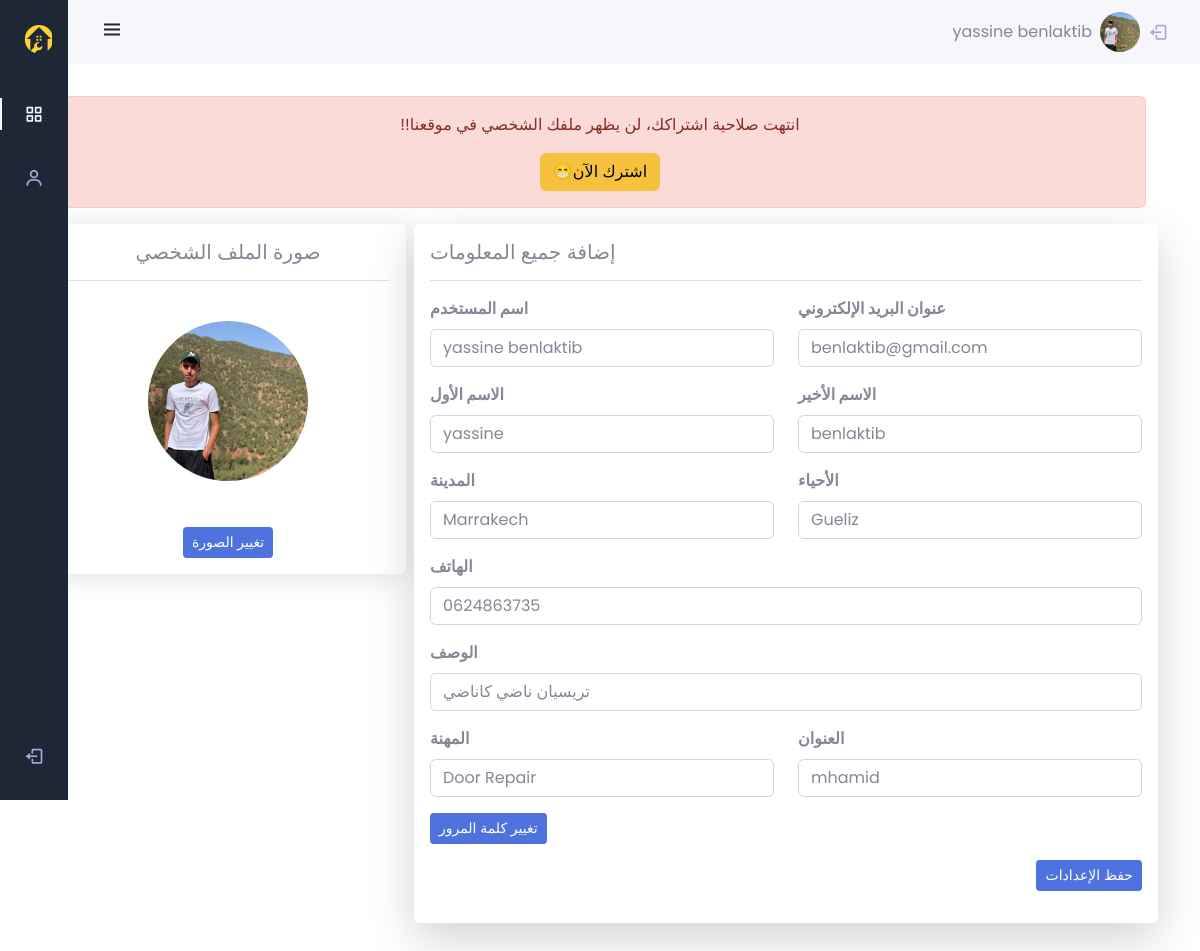
Page /pages/dashboardUser (signed in) on the committed database.
### tables this page shows
CREATE TABLE `techniciens` (
  `Id_tech` int(11) NOT NULL,
  `nom` varchar(100) NOT NULL,
  `prenom` varchar(100) NOT NULL,
  `email` varchar(100) NOT NULL,
  `phone` varchar(100) NOT NULL,
  `Fk_cat` int(100) NOT NULL,
  `adresse` varchar(100) NOT NULL,
  `id_ville` int(100) NOT NULL,
  `secteur` varchar(255) NOT NULL,
  `img` varchar(100) NOT NULL,
  `password` varchar(100) NOT NULL,
  `description` text NOT NULL,
  `feedback` int(11) NOT NULL
);

CREATE TABLE `logo` (
  `id` int(11) NOT NULL,
  `logo_src` varchar(255) DEFAULT NULL
);

CREATE TABLE `villes` (
  `id_ville` int(11) NOT NULL,
  `nom_ville` varchar(255) DEFAULT NULL
);

CREATE TABLE `categories` (
  `id_cat` int(11) NOT NULL,
  `nom` varchar(100) NOT NULL,
  `description` varchar(100) NOT NULL,
  `img` varchar(255) DEFAULT NULL
);

### app/libraries/Core.php (called while the page is built, shortened)
<?php
  class Core {
    protected $currentMethod = 'index';
    public function __construct(){
      $url = $this->getUrl();
      $this->currentController = new $this->currentController;
      if(isset($url[1])){
        if(method_exists($this->currentController, $url[1])){
          $this->currentMethod = $url[1];
          unset($url[1]);
        }
        else{
          echo 'Method does not exist';
        }
      }
      $this->params = $url ? array_values($url) : [];
      call_user_func_array([$this->currentController, $this->currentMethod], $this->params);
    }
    public function getUrl(){
      if(isset($_GET['url'])){
        $url = rtrim($_GET['url'], '/');
        $url = filter_var($url, FILTER_SANITIZE_URL);
        $url = explode('/', $url);
        return $url;
      }
    }
  }

### public/index.php (called while the page is built, shortened)
<?php
  $init = new Core;
  ?>

### app/libraries/Database.php (called while the page is built, shortened)
<?php
class Database
{
  private $host = DB_HOST;
  private $user = DB_USER;
  private $pass = DB_PASS;
  private $dbname = DB_NAME;
  private $dbh;
  private $stmt;
  public function __construct()
  {
    $dsn = 'mysql:host=' . $this->host . ';dbname=' . $this->dbname;
    $options = array(
      PDO::ATTR_PERSISTENT => true,
      PDO::ATTR_ERRMODE => PDO::ERRMODE_EXCEPTION
    );
    try {
      $this->dbh = new PDO($dsn, $this->user, $this->pass, $options);
    } catch (PDOException $e) {
      $this->error = $e->getMessage();
      echo $this->error;
    }
  }
  public function query($sql)
  {
    $this->stmt = $this->dbh->prepare($sql);
  }
  public function bind($param, $value, $type = null)
  {
    if (is_null($type)) {
      switch (true) {
        case is_int($value):
          $type = PDO::PARAM_INT;
          break;
      }
    }
    $this->stmt->bindValue($param, $value, $type);
  }
  public function execute()
  {
    return $this->stmt->execute();
  }
  public function resultSet()
  {
    $this->execute();
    return $this->stmt->fetchAll(PDO::FETCH_OBJ);
  }
  public function single()
  {
    $this->execute();
    return $this->stmt->fetch(PDO::FETCH_OBJ);
  }
}

### app/models/technicien.php (called while the page is built, shortened)
<?php
class Technicien
{
    private $db;
    public function __construct()
    {
        $this->db = new Database;
    }
    public function getAllCity()
    {
        $this->db->query("SELECT * FROM villes;");
        return $this->db->resultSet();
    }
    public function getTech($id_tech)
    {
        $this->db->query("SELECT t.Id_tech, t.nom, t.prenom, t.email, t.phone, c.nom metier, t.adresse, v.nom_ville ville, t.secteur, t.img, t.password, t.feedback,t.description
        FROM techniciens t
        JOIN categories c ON t.Fk_cat = c.id_cat
        JOIN villes v ON t.id_ville = v.id_ville WHERE id_tech = :id_tech");
        $this->db->bind(':id_tech', $id_tech);
        return $this->db->single();
    }
    public function getVille($id_tech)
    {
        $sql = "SELECT techniciens.id_ville, villes.nom_ville
        FROM techniciens
        JOIN villes ON techniciens.id_ville = villes.id_ville
        WHERE techniciens.Id_tech = :id_tech";
        $this->db->query($sql);
        $this->db->bind(':id_tech', $id_tech);
        return $this->db->single();
    }
    public function getMetier($id_tech)
    {
        $sql = "SELECT techniciens.Fk_cat, categories.nom
        FROM techniciens
        JOIN categories ON techniciens.Fk_cat = categories.id_cat
        WHERE techniciens.Id_tech = :id_tech";
        $this->db->query($sql);
        $this->db->bind(':id_tech', $id_tech);
        return $this->db->single();
    }
    public function IsSubscribed($id)
    {
        $this->db->query("SELECT date_expiration FROM abonnement WHERE id_tech = :id");
        $this->db->bind(":id", $id);
        return $this->db->resultSet();
    }
}

### app/models/Admin.php (called while the page is built, shortened)
<?php
class Admin
{
    private $db;
    public function __construct()
    {
        $this->db = new Database;
    }
    public function getlogo()
    {
        $this->db->query("SELECT * FROM logo");
        return $this->db->resultSet();
    }
}

### app/views/pages/dashboardUser.php (the view, shortened to what this page needs)
<?php include_once APPROOT . '/views/inc/head.php'; ?>
<body id="body-pd">
  <?php include_once APPROOT . '/views/inc/dashboard/navbar.php'; ?>
  <?php include_once APPROOT . '/views/inc/dashboard/sidebaruser.php';
  ?>
  <form class="g-3 needs-validation" method="POST" action="<?php echo URLROOT . '/TechController/updateTech/' . $data[1]->Id_tech; ?>" enctype="multipart/form-data" novalidate>
    <div class="mt-7 container">
      <?php if ($data[6] == false) {
        echo "<div class='alert alert-danger' role='alert'>
        <p class='text-center'>
      !!انتهت صلاحية اشتراكك، لن يظهر ملفك الشخصي في موقعنا
      </p>
      <p class='text-center  mb-0'><a class='btn btn-warning' href='".URLROOT."/pages/payement'>😁اشترك الآن</a></p>
    </div>";
      } ?>
      <div class="row gap-lg-2">
        <div class="img ms-2 card-body text-center shadow col-12 col-lg-3 bg-body rounded h-50                                                 ">
          <h5>صورة الملف الشخصي</h5>
          <hr>
          <div class="d-flex flex-column justify-content-center">
            <label for="img"><img class="rounded-circle mb-3 mt-4" src="<?php echo URLROOT ?>/public/upload/<?php echo $data[1]->img; ?>" width="160" height="160"></label>
            <div>
              <label for="img" class="btn btn-primary btn-sm"> تغيير الصورة</label>
            </div>
          </div>
        </div>
        <div class="categories col-12 col-lg-8 shadow-lg p-3 mb-5 bg-body rounded">
          <h5>إضافة جميع المعلومات</h5>
          <hr>
          <div class="row">
            <div class="col">
              <div class="mb-3"><label class="form-label" for="username"><strong>اسم المستخدم</strong></label><input class="form-control" type="text" id="username" placeholder="اسم المستخدم" name="username" value="<?php echo $data[1]->nom . ' ' . $data[1]->prenom  ?>" required></div>
            </div>
            <div class="col">
              <div class="mb-3"><label class="form-label" for="email"><strong>عنوان البريد الإلكتروني</strong></label><input class="form-control" type="email" id="email" placeholder="عنوان البريد الإلكتروني" name="email" value="<?php echo $data[1]->email; ?>" required></div>
            </div>
          </div>
          <div class="row">
            <div class="col">
              <div class="mb-3"><label class="form-label" for="first_name"><strong>الاسم الأول</strong></label><input class="form-control" type="text" id="first_name" placeholder="الاسم الأول" name="nom" value="<?php echo $data[1]->nom; ?>" required></div>
            </div>
            <div class="col">
              <div class="mb-3"><label class="form-label" for="last_name"><strong>الاسم الأخير</strong></label><input class="form-control" type="text" id="last_name" placeholder="الاسم الأخير" name="prenom" value="<?php echo $data[1]->prenom; ?>" required></div>
            </div>
          </div>
          <div class="row">
            <div class="col">
              <label class="form-label" for="city"><strong>المدينة</strong></label>
              <select class="form-control select-city" name="ville" id="nom_ville" required>
                <option selected value="<?php echo $data[4]->id_ville ?>"><?php echo $data[4]->nom_ville ?></option>
              </select>
            </div>
            <div class="col">
              <div class="mb-3">
                <label class="form-label" for=""><strong>الأحياء </strong></label>
                <select class="form-control" name="secteur" id="secteurs" required>
                  <option value="<?php echo $data[1]->secteur ?>"><?php echo $data[1]->secteur ?></option>
                </select>
              </div>
            </div>
          </div>
          <div class="row">
            <div class="col">
              <div class="mb-3">
                <label class="form-label" for="last_name"><strong>الهاتف</strong></label><input class="form-control" type="text" id="last_name" placeholder="Phone" name="phone" value="<?php echo $data[1]->phone; ?>" required>
              </div>
            </div>
          </div>
          <div class="row">
            <div class="col">
              <div class="mb-3">
                <label class="form-label" for="last_name"><strong>الوصف</strong></label><input class="form-control" type="text" id="last_name" placeholder="Description" name="description" value="<?php echo $data[1]->description; ?>" required>
              </div>
            </div>
          </div>
          <div class="row">
            <div class="col">
              <div class="mb-3">
                <label class="form-label" for="metier"><strong>المهنة</strong></label>
                <select class="form-control" name="job" id="metier" required>
                  <option selected value="<?php echo $data[5]->Fk_cat ?>"><?php echo $data[5]->nom ?></option>
                </select>
              </div>
            </div>
            <div class="col">
              <div class="mb-3"><label class="form-label" for="last_name"><strong>العنوان</strong></label><input class="form-control" type="text" id="last_name" placeholder="Adresse" name="adresse" value="<?php echo $data[1]->adresse; ?>" required></div>
            </div>
          </div>
          <div class="row">
            <p>
              <button class="btn btn-primary btn-sm" type="button" data-bs-toggle="collapse" data-bs-target="#collapseExample" aria-expanded="false" aria-controls="collapseExample">
              تغيير كلمة المرور
              </button>
            </p>
          </div>
          <div class="mb-3 d-flex justify-content-end"><button class="btn btn-primary btn-sm" type="submit"> حفظ الإعدادات</button>
          </div>
        </div>
      </div>
    </div>
  </form>
  <?php include_once APPROOT . '/views/inc/linkJS.php'; ?>

### app/controllers/PagesController.php (shortened to what this page needs)
<?php
class PagesController extends Controller
{
  public function __construct()
  {
    $this->categorieModel = $this->model('Categorie');
    $this->technicienModel = $this->model('technicien');
    $this->adminModel = $this->model('admin');
  }
  public function IsSubscribed($id)
  {
    $date_expiration = $this->technicienModel->IsSubscribed($id)[0]->date_expiration;
    $date_expiration = new DateTime($date_expiration);
    $current_date = new DateTime();
    if ($date_expiration >= $current_date) {
      return true;
    } else {
      return false;
    }
  }
  public function dashboardUser()
  {
    if ($_SESSION['role'] == "user") {
      $dataTech = $this->technicienModel->getTech($_SESSION['id']);
      $ville = $this->technicienModel->getVille($_SESSION['id']);
      $metier = $this->technicienModel->getMetier($_SESSION['id']);
      $sub = $this->IsSubscribed($_SESSION['id']);
      $categories = $this->categorieModel->getCategories();
      $logo = $this->adminModel->getlogo();
      $AllCity = $this->technicienModel->getAllCity();
      $data = [
        ["title" => "dashboardUser",
        "logo" => $logo,
      ],
        $dataTech, $categories, $AllCity, $ville, $metier, $sub
      ];
      $this->view('pages/dashboardUser', $data);
    } else {
      redirect('pages/login');
    }
  }
}

### app/libraries/Controller.php (shortened to what this page needs)
<?php
  class Controller {
    public function model($model){
      return new $model();
    }
    public function view($view, $data = []){
      if(file_exists('../app/views/' . $view . '.php')){
      require_once '../app/views/'. $view .'.php';
      } else {
        die('View does not exist');
      }
    }
  }
  ?>

### app/views/inc/head.php (shortened to what this page needs)
<!DOCTYPE html>
<html lang="en">
<head>
    <link rel="stylesheet" href="./css/bootstrap.css">
    <link rel="stylesheet" href="https://pro.fontawesome.com/releases/v5.10.0/css/all.css" />
    <link rel="stylesheet" href="<?php echo URLROOT; ?>/bootstrap/css/bootstrap.min.css">
    <link rel="stylesheet" href="<?php echo URLROOT; ?>/bootstrap/css/dashboard.css">
    <link rel="stylesheet" href="<?php echo URLROOT; ?>/bootstrap/css/style.css">
    <link rel="stylesheet" href="<?php echo URLROOT; ?>/public/wow.js/css/animate.min.css">
    <link rel="stylesheet" href="<?php echo URLROOT; ?>/public/wow.js/css/libs/animate.css">
    <link rel="stylesheet" href="https://cdn.jsdelivr.net/npm/boxicons@latest/css/boxicons.min.css">
</head>

### app/views/inc/dashboard/navbar.php (shortened to what this page needs)
<header class="header" id="header">
  <div class="header_toggle"> <i class='bx bx-menu' id="header-toggle"></i> </div>
  <div class="d-flex gap-2 align-items-center justify-content-center">
    <span><?php if (isset($_SESSION['username'])) {
            echo $_SESSION['username'];
          } ?></span>
    <div class="header_img"> <img src="<?php
                                        if ($_SESSION['role'] == "admin") {
                                          echo URLROOT . '/public/images/avatar.svg';
                                        } else {
                                          echo URLROOT . '/public/upload/' . $data[1]->img;
                                        } ?>" alt=""> </div>
    <a href="<?php echo URLROOT ?>/adminController/Logout" class="nav_link" style="display: contents;"> <i class='bx bx-log-out nav_icon'></i>
    </a>
  </div>
</header>

### app/views/inc/dashboard/sidebaruser.php (shortened to what this page needs)
<div class="l-navbar" id="nav-bar">
    <nav class="nav">
      <div> <a href="<?php echo URLROOT?>" class="nav_logo"> <img src="<?php echo URLROOT . '/public/images/' . $data[0]['logo'][0]->logo_src?>" alt="logo" width="30">  </a>
        <div class="nav_list"> <a href="<?php echo URLROOT?>/pages/dashboardUser" class="nav_link active"> <i class='bx bx-grid-alt nav_icon'></i>  </a>
              <a href="<?php echo URLROOT?>/pages/profile" class="nav_link"> <i class='bx bx-user nav_icon'></i>
            <span class="nav_name">works</span> </a>
               </div>
      </div> <a href="<?php echo URLROOT?>/TechController/logout" class="nav_link"> <i class='bx bx-log-out nav_icon'></i> <span class="nav_name">Logout</span>
      </a>
    </nav>
  </div>

### app/views/inc/linkJS.php (shortened to what this page needs)
</body>
</html>

### app/views/inc/head.php (style rules this page uses)
* { font-family: 'Poppins', sans-serif; }

### rows in the picture
techniciens: img (picture), username "yassine benlaktib", email "benlaktib@gmail.com", nom "yassine", prenom "benlaktib", ville "Marrakech", secteur "Gueliz", phone "0624863735", description "تريسيان ناضي كاناضي", job "Door Repair", adresse "mhamid"
logo: logo_src (picture)

### other values in the picture
$_SESSION['username'] "yassine benlaktib"
